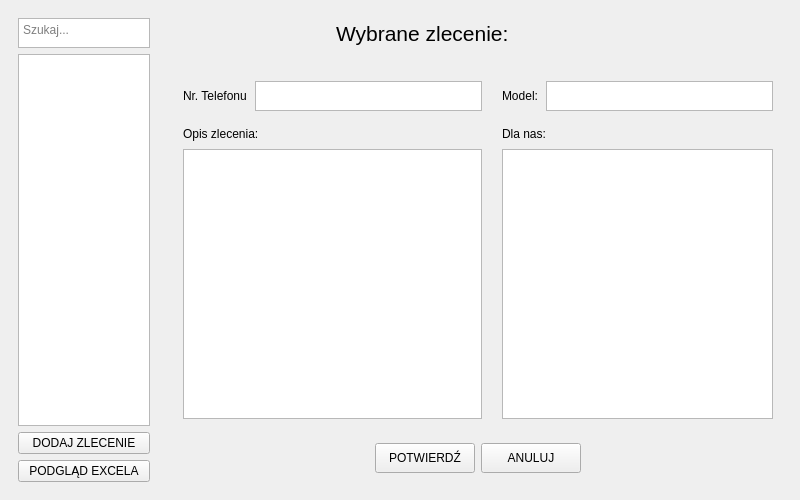
<?xml version="1.0" encoding="UTF-8"?>
<ui version="4.0">
 <class>MainWindow</class>
 <widget class="QMainWindow" name="MainWindow">
  <property name="geometry">
   <rect>
    <x>0</x>
    <y>0</y>
    <width>800</width>
    <height>500</height>
   </rect>
  </property>
  <property name="windowTitle">
   <string>MainWindow</string>
  </property>
  <widget class="QWidget" name="centralwidget">
   <layout class="QGridLayout" name="gridLayout">
    <item row="0" column="0" rowspan="2">
     <widget class="QWidget" name="panelWidget" native="true">
      <property name="maximumSize">
       <size>
        <width>150</width>
        <height>16777215</height>
       </size>
      </property>
      <layout class="QVBoxLayout" name="verticalLayout">
       <item>
        <widget class="QPlainTextEdit" name="panel_searchTextEdit">
         <property name="sizePolicy">
          <sizepolicy hsizetype="Fixed" vsizetype="Fixed">
           <horstretch>0</horstretch>
           <verstretch>0</verstretch>
          </sizepolicy>
         </property>
         <property name="maximumSize">
          <size>
           <width>16777215</width>
           <height>30</height>
          </size>
         </property>
         <property name="placeholderText">
          <string>Szukaj...</string>
         </property>
        </widget>
       </item>
       <item>
        <widget class="QListWidget" name="panel_istWidget"/>
       </item>
       <item>
        <widget class="QPushButton" name="panel_addButton">
         <property name="text">
          <string>DODAJ ZLECENIE</string>
         </property>
        </widget>
       </item>
       <item>
        <widget class="QPushButton" name="panel_excelPreview">
         <property name="text">
          <string>PODGLĄD EXCELA</string>
         </property>
        </widget>
       </item>
      </layout>
     </widget>
    </item>
    <item row="0" column="1">
     <widget class="QWidget" name="topWidget" native="true">
      <layout class="QHBoxLayout" name="horizontalLayout">
       <item>
        <spacer name="top_horizontalSpacer_1">
         <property name="orientation">
          <enum>Qt::Horizontal</enum>
         </property>
         <property name="sizeHint" stdset="0">
          <size>
           <width>153</width>
           <height>20</height>
          </size>
         </property>
        </spacer>
       </item>
       <item>
        <widget class="QLabel" name="top_actualLabel">
         <property name="font">
          <font>
           <pointsize>16</pointsize>
          </font>
         </property>
         <property name="text">
          <string>Wybrane zlecenie: </string>
         </property>
        </widget>
       </item>
       <item>
        <spacer name="top_horizontalSpacer_2">
         <property name="orientation">
          <enum>Qt::Horizontal</enum>
         </property>
         <property name="sizeHint" stdset="0">
          <size>
           <width>153</width>
           <height>20</height>
          </size>
         </property>
        </spacer>
       </item>
       <item>
        <widget class="QLabel" name="top_logoLabel">
         <property name="minimumSize">
          <size>
           <width>100</width>
           <height>30</height>
          </size>
         </property>
         <property name="maximumSize">
          <size>
           <width>100</width>
           <height>30</height>
          </size>
         </property>
         <property name="text">
          <string/>
         </property>
         <property name="pixmap">
          <pixmap resource="../res.qrc">:/images/images/mfcomp.png</pixmap>
         </property>
         <property name="scaledContents">
          <bool>true</bool>
         </property>
        </widget>
       </item>
      </layout>
     </widget>
    </item>
    <item row="1" column="1">
     <widget class="QStackedWidget" name="stackedWidget">
      <property name="currentIndex">
       <number>3</number>
      </property>
      <widget class="QWidget" name="homePage"/>
      <widget class="QWidget" name="infoPage">
       <layout class="QVBoxLayout" name="verticalLayout_7">
        <item>
         <widget class="QWidget" name="infoContentWidget" native="true">
          <layout class="QGridLayout" name="gridLayout_3">
           <property name="horizontalSpacing">
            <number>20</number>
           </property>
           <property name="verticalSpacing">
            <number>16</number>
           </property>
           <item row="1" column="1">
            <layout class="QHBoxLayout" name="info_dateLayout">
             <property name="spacing">
              <number>8</number>
             </property>
             <item alignment="Qt::AlignVCenter">
              <widget class="QLabel" name="info_dateLabel">
               <property name="sizePolicy">
                <sizepolicy hsizetype="Minimum" vsizetype="Preferred">
                 <horstretch>0</horstretch>
                 <verstretch>0</verstretch>
                </sizepolicy>
               </property>
               <property name="minimumSize">
                <size>
                 <width>0</width>
                 <height>30</height>
                </size>
               </property>
               <property name="text">
                <string>Data przyjęcia:</string>
               </property>
              </widget>
             </item>
             <item>
              <widget class="QLabel" name="info_dateContentLabel">
               <property name="sizePolicy">
                <sizepolicy hsizetype="Expanding" vsizetype="Preferred">
                 <horstretch>0</horstretch>
                 <verstretch>0</verstretch>
                </sizepolicy>
               </property>
               <property name="text">
                <string>-</string>
               </property>
              </widget>
             </item>
            </layout>
           </item>
           <item row="2" column="1">
            <layout class="QVBoxLayout" name="info_usLayout">
             <property name="spacing">
              <number>8</number>
             </property>
             <item>
              <widget class="QLabel" name="info_usLabel">
               <property name="text">
                <string>Dla nas:</string>
               </property>
              </widget>
             </item>
             <item>
              <widget class="QTextEdit" name="info_usTextEdit">
               <property name="minimumSize">
                <size>
                 <width>0</width>
                 <height>150</height>
                </size>
               </property>
               <property name="readOnly">
                <bool>true</bool>
               </property>
              </widget>
             </item>
            </layout>
           </item>
           <item row="1" column="0">
            <layout class="QHBoxLayout" name="info_modelLayout">
             <property name="spacing">
              <number>8</number>
             </property>
             <item alignment="Qt::AlignVCenter">
              <widget class="QLabel" name="info_modelLabel">
               <property name="sizePolicy">
                <sizepolicy hsizetype="Minimum" vsizetype="Preferred">
                 <horstretch>0</horstretch>
                 <verstretch>0</verstretch>
                </sizepolicy>
               </property>
               <property name="minimumSize">
                <size>
                 <width>0</width>
                 <height>30</height>
                </size>
               </property>
               <property name="text">
                <string>Model:</string>
               </property>
              </widget>
             </item>
             <item>
              <widget class="QLabel" name="info_modelContentLabel">
               <property name="sizePolicy">
                <sizepolicy hsizetype="Expanding" vsizetype="Preferred">
                 <horstretch>0</horstretch>
                 <verstretch>0</verstretch>
                </sizepolicy>
               </property>
               <property name="text">
                <string>-</string>
               </property>
              </widget>
             </item>
            </layout>
           </item>
           <item row="2" column="0">
            <layout class="QVBoxLayout" name="info_descLayout">
             <property name="spacing">
              <number>8</number>
             </property>
             <item>
              <widget class="QLabel" name="info_descLabel">
               <property name="text">
                <string>Opis zlecenia:</string>
               </property>
              </widget>
             </item>
             <item>
              <widget class="QTextEdit" name="info_descTextEdit">
               <property name="minimumSize">
                <size>
                 <width>0</width>
                 <height>150</height>
                </size>
               </property>
               <property name="readOnly">
                <bool>true</bool>
               </property>
              </widget>
             </item>
            </layout>
           </item>
           <item row="0" column="0">
            <layout class="QHBoxLayout" name="info_nrLayout">
             <property name="spacing">
              <number>8</number>
             </property>
             <item alignment="Qt::AlignVCenter">
              <widget class="QLabel" name="info_nrLabel">
               <property name="sizePolicy">
                <sizepolicy hsizetype="Minimum" vsizetype="Preferred">
                 <horstretch>0</horstretch>
                 <verstretch>0</verstretch>
                </sizepolicy>
               </property>
               <property name="minimumSize">
                <size>
                 <width>0</width>
                 <height>30</height>
                </size>
               </property>
               <property name="text">
                <string>Nr. Zlecenia:</string>
               </property>
              </widget>
             </item>
             <item>
              <widget class="QLabel" name="info_nrContentLabel">
               <property name="sizePolicy">
                <sizepolicy hsizetype="Expanding" vsizetype="Preferred">
                 <horstretch>0</horstretch>
                 <verstretch>0</verstretch>
                </sizepolicy>
               </property>
               <property name="text">
                <string>-</string>
               </property>
              </widget>
             </item>
            </layout>
           </item>
           <item row="0" column="1">
            <layout class="QHBoxLayout" name="info_nrtelLayout">
             <property name="spacing">
              <number>8</number>
             </property>
             <item alignment="Qt::AlignVCenter">
              <widget class="QLabel" name="info_nrtelLabel">
               <property name="sizePolicy">
                <sizepolicy hsizetype="Minimum" vsizetype="Preferred">
                 <horstretch>0</horstretch>
                 <verstretch>0</verstretch>
                </sizepolicy>
               </property>
               <property name="minimumSize">
                <size>
                 <width>0</width>
                 <height>30</height>
                </size>
               </property>
               <property name="text">
                <string>Nr. Telefonu:</string>
               </property>
              </widget>
             </item>
             <item>
              <widget class="QLabel" name="info_nrtelContentLabel">
               <property name="sizePolicy">
                <sizepolicy hsizetype="Expanding" vsizetype="Preferred">
                 <horstretch>0</horstretch>
                 <verstretch>0</verstretch>
                </sizepolicy>
               </property>
               <property name="text">
                <string>-</string>
               </property>
              </widget>
             </item>
            </layout>
           </item>
          </layout>
         </widget>
        </item>
        <item>
         <widget class="QWidget" name="infoButtonsWidget" native="true">
          <layout class="QHBoxLayout" name="horizontalLayout_8">
           <item>
            <spacer name="info_horizontalSpacer_1">
             <property name="orientation">
              <enum>Qt::Horizontal</enum>
             </property>
             <property name="sizeHint" stdset="0">
              <size>
               <width>40</width>
               <height>20</height>
              </size>
             </property>
            </spacer>
           </item>
           <item>
            <widget class="QPushButton" name="info_printButton">
             <property name="minimumSize">
              <size>
               <width>100</width>
               <height>30</height>
              </size>
             </property>
             <property name="text">
              <string>DRUKUJ</string>
             </property>
            </widget>
           </item>
           <item>
            <widget class="QPushButton" name="info_editButton">
             <property name="sizePolicy">
              <sizepolicy hsizetype="Fixed" vsizetype="Fixed">
               <horstretch>0</horstretch>
               <verstretch>0</verstretch>
              </sizepolicy>
             </property>
             <property name="minimumSize">
              <size>
               <width>100</width>
               <height>30</height>
              </size>
             </property>
             <property name="text">
              <string>EDYTUJ</string>
             </property>
            </widget>
           </item>
           <item>
            <widget class="QPushButton" name="info_removeButton">
             <property name="sizePolicy">
              <sizepolicy hsizetype="Fixed" vsizetype="Fixed">
               <horstretch>0</horstretch>
               <verstretch>0</verstretch>
              </sizepolicy>
             </property>
             <property name="minimumSize">
              <size>
               <width>100</width>
               <height>30</height>
              </size>
             </property>
             <property name="text">
              <string>USUŃ</string>
             </property>
            </widget>
           </item>
           <item>
            <spacer name="info_horizontalSpacer_2">
             <property name="orientation">
              <enum>Qt::Horizontal</enum>
             </property>
             <property name="sizeHint" stdset="0">
              <size>
               <width>40</width>
               <height>20</height>
              </size>
             </property>
            </spacer>
           </item>
          </layout>
         </widget>
        </item>
       </layout>
      </widget>
      <widget class="QWidget" name="editPage">
       <layout class="QVBoxLayout" name="verticalLayout_10">
        <item>
         <widget class="QWidget" name="editContentWidget" native="true">
          <layout class="QGridLayout" name="gridLayout_4">
           <property name="horizontalSpacing">
            <number>20</number>
           </property>
           <property name="verticalSpacing">
            <number>16</number>
           </property>
           <item row="1" column="1">
            <layout class="QHBoxLayout" name="edit_dateLayout">
             <property name="spacing">
              <number>8</number>
             </property>
             <item alignment="Qt::AlignVCenter">
              <widget class="QLabel" name="edit_dateLabel">
               <property name="sizePolicy">
                <sizepolicy hsizetype="Minimum" vsizetype="Minimum">
                 <horstretch>0</horstretch>
                 <verstretch>0</verstretch>
                </sizepolicy>
               </property>
               <property name="text">
                <string>Data przyjęcia:</string>
               </property>
              </widget>
             </item>
             <item>
              <widget class="QPlainTextEdit" name="edit_dateTextEdit">
               <property name="minimumSize">
                <size>
                 <width>150</width>
                 <height>30</height>
                </size>
               </property>
               <property name="maximumSize">
                <size>
                 <width>16777215</width>
                 <height>30</height>
                </size>
               </property>
              </widget>
             </item>
            </layout>
           </item>
           <item row="2" column="1">
            <layout class="QVBoxLayout" name="edit_usLayout">
             <property name="spacing">
              <number>8</number>
             </property>
             <item>
              <widget class="QLabel" name="edit_usLabel">
               <property name="text">
                <string>Dla nas:</string>
               </property>
              </widget>
             </item>
             <item>
              <widget class="QTextEdit" name="edit_usTextEdit">
               <property name="minimumSize">
                <size>
                 <width>0</width>
                 <height>150</height>
                </size>
               </property>
              </widget>
             </item>
            </layout>
           </item>
           <item row="1" column="0">
            <layout class="QHBoxLayout" name="edit_modelLayout">
             <property name="spacing">
              <number>8</number>
             </property>
             <item alignment="Qt::AlignVCenter">
              <widget class="QLabel" name="edit_modelLabel">
               <property name="text">
                <string>Model:</string>
               </property>
              </widget>
             </item>
             <item>
              <widget class="QPlainTextEdit" name="edit_modelTextEdit">
               <property name="minimumSize">
                <size>
                 <width>150</width>
                 <height>30</height>
                </size>
               </property>
               <property name="maximumSize">
                <size>
                 <width>16777215</width>
                 <height>30</height>
                </size>
               </property>
              </widget>
             </item>
            </layout>
           </item>
           <item row="2" column="0">
            <layout class="QVBoxLayout" name="edit_descLayout">
             <property name="spacing">
              <number>8</number>
             </property>
             <item>
              <widget class="QLabel" name="edit_descLabel">
               <property name="text">
                <string>Opis zlecenia:</string>
               </property>
              </widget>
             </item>
             <item>
              <widget class="QTextEdit" name="edit_descTextEdit">
               <property name="minimumSize">
                <size>
                 <width>0</width>
                 <height>150</height>
                </size>
               </property>
              </widget>
             </item>
            </layout>
           </item>
           <item row="0" column="0">
            <layout class="QHBoxLayout" name="edit_nrLayout">
             <property name="spacing">
              <number>8</number>
             </property>
             <item alignment="Qt::AlignVCenter">
              <widget class="QLabel" name="edit_nrLabel">
               <property name="text">
                <string>Nr. Zlecenia:</string>
               </property>
              </widget>
             </item>
             <item>
              <widget class="QPlainTextEdit" name="edit_nrTextEdit">
               <property name="minimumSize">
                <size>
                 <width>150</width>
                 <height>30</height>
                </size>
               </property>
               <property name="maximumSize">
                <size>
                 <width>16777215</width>
                 <height>30</height>
                </size>
               </property>
              </widget>
             </item>
            </layout>
           </item>
           <item row="0" column="1">
            <layout class="QHBoxLayout" name="edit_nrtelLayout">
             <property name="spacing">
              <number>8</number>
             </property>
             <item alignment="Qt::AlignVCenter">
              <widget class="QLabel" name="edit_nrtelLabel">
               <property name="text">
                <string>Nr. Telefonu:</string>
               </property>
              </widget>
             </item>
             <item>
              <widget class="QPlainTextEdit" name="edit_nrtelTextEdit">
               <property name="minimumSize">
                <size>
                 <width>150</width>
                 <height>30</height>
                </size>
               </property>
               <property name="maximumSize">
                <size>
                 <width>16777215</width>
                 <height>30</height>
                </size>
               </property>
              </widget>
             </item>
            </layout>
           </item>
          </layout>
         </widget>
        </item>
        <item>
         <widget class="QWidget" name="editbuttonsWidget" native="true">
          <layout class="QHBoxLayout" name="horizontalLayout_15">
           <item>
            <spacer name="edit_horizontalSpacer_1">
             <property name="orientation">
              <enum>Qt::Horizontal</enum>
             </property>
             <property name="sizeHint" stdset="0">
              <size>
               <width>40</width>
               <height>20</height>
              </size>
             </property>
            </spacer>
           </item>
           <item>
            <widget class="QPushButton" name="edit_saveButton">
             <property name="minimumSize">
              <size>
               <width>100</width>
               <height>30</height>
              </size>
             </property>
             <property name="text">
              <string>ZAPISZ</string>
             </property>
            </widget>
           </item>
           <item>
            <widget class="QPushButton" name="edit_cancelButton">
             <property name="sizePolicy">
              <sizepolicy hsizetype="Fixed" vsizetype="Fixed">
               <horstretch>0</horstretch>
               <verstretch>0</verstretch>
              </sizepolicy>
             </property>
             <property name="minimumSize">
              <size>
               <width>100</width>
               <height>30</height>
              </size>
             </property>
             <property name="text">
              <string>ANULUJ</string>
             </property>
            </widget>
           </item>
           <item>
            <spacer name="edit_horizontalSpacer_2">
             <property name="orientation">
              <enum>Qt::Horizontal</enum>
             </property>
             <property name="sizeHint" stdset="0">
              <size>
               <width>40</width>
               <height>20</height>
              </size>
             </property>
            </spacer>
           </item>
          </layout>
         </widget>
        </item>
       </layout>
      </widget>
      <widget class="QWidget" name="addPage">
       <layout class="QVBoxLayout" name="verticalLayout_4">
        <item>
         <widget class="QWidget" name="addContentWidget" native="true">
          <layout class="QGridLayout" name="gridLayout_2">
           <property name="horizontalSpacing">
            <number>20</number>
           </property>
           <property name="verticalSpacing">
            <number>16</number>
           </property>
           <item row="0" column="0">
            <layout class="QHBoxLayout" name="add_nrtelLayout">
             <property name="spacing">
              <number>8</number>
             </property>
             <item alignment="Qt::AlignVCenter">
              <widget class="QLabel" name="add_nrtelLabel">
               <property name="text">
                <string>Nr. Telefonu</string>
               </property>
              </widget>
             </item>
             <item>
              <widget class="QPlainTextEdit" name="add_nrtelTextEdit">
               <property name="minimumSize">
                <size>
                 <width>150</width>
                 <height>30</height>
                </size>
               </property>
               <property name="maximumSize">
                <size>
                 <width>16777215</width>
                 <height>30</height>
                </size>
               </property>
              </widget>
             </item>
            </layout>
           </item>
           <item row="0" column="1">
            <layout class="QHBoxLayout" name="add_modelLayout">
             <property name="spacing">
              <number>8</number>
             </property>
             <item alignment="Qt::AlignVCenter">
              <widget class="QLabel" name="add_modelLabel">
               <property name="sizePolicy">
                <sizepolicy hsizetype="Minimum" vsizetype="Minimum">
                 <horstretch>0</horstretch>
                 <verstretch>0</verstretch>
                </sizepolicy>
               </property>
               <property name="text">
                <string>Model:</string>
               </property>
              </widget>
             </item>
             <item>
              <widget class="QPlainTextEdit" name="add_modelTextEdit">
               <property name="minimumSize">
                <size>
                 <width>150</width>
                 <height>30</height>
                </size>
               </property>
               <property name="maximumSize">
                <size>
                 <width>16777215</width>
                 <height>30</height>
                </size>
               </property>
              </widget>
             </item>
            </layout>
           </item>
           <item row="1" column="0">
            <layout class="QVBoxLayout" name="add_descLayout">
             <property name="spacing">
              <number>8</number>
             </property>
             <item>
              <widget class="QLabel" name="add_descLabel">
               <property name="text">
                <string>Opis zlecenia:</string>
               </property>
              </widget>
             </item>
             <item>
              <widget class="QTextEdit" name="add_descTextEdit">
               <property name="minimumSize">
                <size>
                 <width>0</width>
                 <height>200</height>
                </size>
               </property>
              </widget>
             </item>
            </layout>
           </item>
           <item row="1" column="1">
            <layout class="QVBoxLayout" name="add_usLayout">
             <property name="spacing">
              <number>8</number>
             </property>
             <item>
              <widget class="QLabel" name="add_usLabel">
               <property name="text">
                <string>Dla nas:</string>
               </property>
              </widget>
             </item>
             <item>
              <widget class="QTextEdit" name="add_usTextEdit">
               <property name="minimumSize">
                <size>
                 <width>0</width>
                 <height>200</height>
                </size>
               </property>
              </widget>
             </item>
            </layout>
           </item>
          </layout>
         </widget>
        </item>
        <item>
         <widget class="QWidget" name="addButtonsWidget" native="true">
          <layout class="QHBoxLayout" name="horizontalLayout_3">
           <item>
            <spacer name="add_horizontalSpacer_1">
             <property name="orientation">
              <enum>Qt::Horizontal</enum>
             </property>
             <property name="sizeHint" stdset="0">
              <size>
               <width>40</width>
               <height>20</height>
              </size>
             </property>
            </spacer>
           </item>
           <item>
            <widget class="QPushButton" name="add_confirmButton">
             <property name="sizePolicy">
              <sizepolicy hsizetype="Fixed" vsizetype="Fixed">
               <horstretch>0</horstretch>
               <verstretch>0</verstretch>
              </sizepolicy>
             </property>
             <property name="minimumSize">
              <size>
               <width>100</width>
               <height>30</height>
              </size>
             </property>
             <property name="text">
              <string>POTWIERDŹ</string>
             </property>
            </widget>
           </item>
           <item>
            <widget class="QPushButton" name="add_cancelButton">
             <property name="sizePolicy">
              <sizepolicy hsizetype="Fixed" vsizetype="Fixed">
               <horstretch>0</horstretch>
               <verstretch>0</verstretch>
              </sizepolicy>
             </property>
             <property name="minimumSize">
              <size>
               <width>100</width>
               <height>30</height>
              </size>
             </property>
             <property name="text">
              <string>ANULUJ</string>
             </property>
            </widget>
           </item>
           <item>
            <spacer name="add_horizontalSpacer_2">
             <property name="orientation">
              <enum>Qt::Horizontal</enum>
             </property>
             <property name="sizeHint" stdset="0">
              <size>
               <width>40</width>
               <height>20</height>
              </size>
             </property>
            </spacer>
           </item>
          </layout>
         </widget>
        </item>
       </layout>
      </widget>
     </widget>
    </item>
   </layout>
  </widget>
 </widget>
 <resources>
  <include location="../res.qrc"/>
 </resources>
 <connections/>
</ui>
